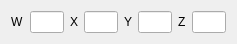
<?xml version="1.0" encoding="UTF-8"?>
<ui version="4.0">
 <class>QuatEditor</class>
 <widget class="QWidget" name="QuatEditor">
  <property name="geometry">
   <rect>
    <x>0</x>
    <y>0</y>
    <width>237</width>
    <height>38</height>
   </rect>
  </property>
  <property name="windowTitle">
   <string>Form</string>
  </property>
  <layout class="QGridLayout" name="gridLayout">
   <item row="0" column="0">
    <widget class="QLabel" name="label">
     <property name="text">
      <string>W</string>
     </property>
    </widget>
   </item>
   <item row="0" column="1">
    <widget class="QLineEdit" name="w_Edit"/>
   </item>
   <item row="0" column="2">
    <widget class="QLabel" name="label_2">
     <property name="text">
      <string>X</string>
     </property>
    </widget>
   </item>
   <item row="0" column="3">
    <widget class="QLineEdit" name="x_Edit"/>
   </item>
   <item row="0" column="4">
    <widget class="QLabel" name="label_4">
     <property name="text">
      <string>Y</string>
     </property>
    </widget>
   </item>
   <item row="0" column="5">
    <widget class="QLineEdit" name="y_Edit"/>
   </item>
   <item row="0" column="6">
    <widget class="QLabel" name="label_3">
     <property name="text">
      <string>Z</string>
     </property>
    </widget>
   </item>
   <item row="0" column="7">
    <widget class="QLineEdit" name="z_Edit"/>
   </item>
  </layout>
 </widget>
 <resources/>
 <connections>
  <connection>
   <sender>w_Edit</sender>
   <signal>editingFinished()</signal>
   <receiver>QuatEditor</receiver>
   <slot>OnEditingFinished()</slot>
   <hints>
    <hint type="sourcelabel">
     <x>73</x>
     <y>7</y>
    </hint>
    <hint type="destinationlabel">
     <x>71</x>
     <y>39</y>
    </hint>
   </hints>
  </connection>
  <connection>
   <sender>x_Edit</sender>
   <signal>editingFinished()</signal>
   <receiver>QuatEditor</receiver>
   <slot>OnEditingFinished()</slot>
   <hints>
    <hint type="sourcelabel">
     <x>73</x>
     <y>27</y>
    </hint>
    <hint type="destinationlabel">
     <x>71</x>
     <y>39</y>
    </hint>
   </hints>
  </connection>
  <connection>
   <sender>y_Edit</sender>
   <signal>editingFinished()</signal>
   <receiver>QuatEditor</receiver>
   <slot>OnEditingFinished()</slot>
   <hints>
    <hint type="sourcelabel">
     <x>73</x>
     <y>47</y>
    </hint>
    <hint type="destinationlabel">
     <x>71</x>
     <y>39</y>
    </hint>
   </hints>
  </connection>
  <connection>
   <sender>z_Edit</sender>
   <signal>editingFinished()</signal>
   <receiver>QuatEditor</receiver>
   <slot>OnEditingFinished()</slot>
   <hints>
    <hint type="sourcelabel">
     <x>73</x>
     <y>67</y>
    </hint>
    <hint type="destinationlabel">
     <x>71</x>
     <y>39</y>
    </hint>
   </hints>
  </connection>
 </connections>
 <slots>
  <slot>OnEditingFinished()</slot>
 </slots>
</ui>
